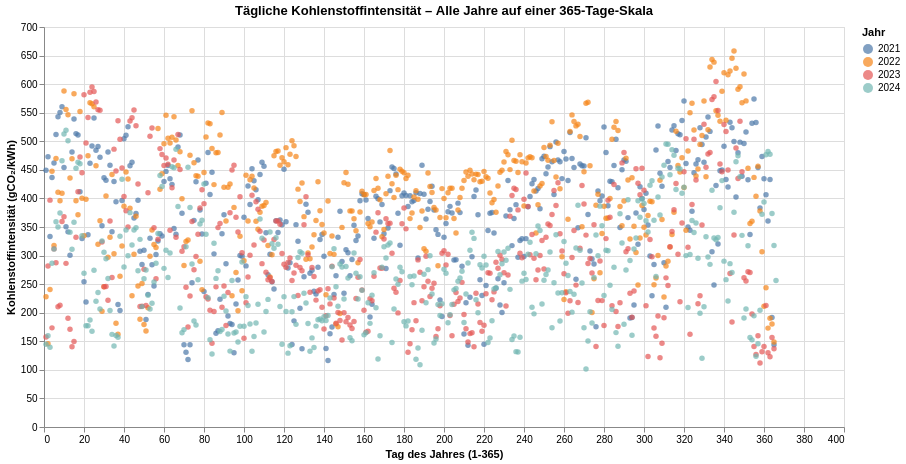

Notebook code for this chart:
### Code cell
import pandas as pd
import altair as alt

# Dateien einlesen
files = ["DE_2021_daily.csv", "DE_2022_daily.csv", "DE_2023_daily.csv", "DE_2024_daily.csv"]
df_list = [pd.read_csv(file) for file in files]

# Alle Jahre zusammenfügen
df = pd.concat(df_list, ignore_index=True)

# Datumsspalte umwandeln
df["Datetime (UTC)"] = pd.to_datetime(df["Datetime (UTC)"])
df["Year"] = df["Datetime (UTC)"].dt.year.astype(str)
df["DayOfYear"] = df["Datetime (UTC)"].dt.dayofyear  # Tag im Jahr (1-365)

# Dot Plot mit gemeinsamer Tagesachse für alle Jahre
chart = alt.Chart(df).mark_circle().encode(
    x=alt.X("DayOfYear:Q", title="Tag des Jahres (1-365)"),
    y=alt.Y("Carbon Intensity gCO₂eq/kWh (direct):Q", title="Kohlenstoffintensität (gCO₂/kWh)"),
    color=alt.Color("Year:N", title="Jahr"),  # Jedes Jahr bekommt eine eigene Farbe
    tooltip=["Datetime (UTC)", "Carbon Intensity gCO₂eq/kWh (direct)", "Year"]
).properties(
    title="Tägliche Kohlenstoffintensität – Alle Jahre auf einer 365-Tage-Skala",
    width=800,
    height=400
)

chart

### Figure 1 — Vega-Lite specification as saved in the notebook (floating-point values rounded to 4 significant figures; data arrays with more than 128 entries replaced by an {"elided": "..."} marker saying what was removed)
{"config": {"view": {"continuousWidth": 300, "continuousHeight": 300}}, "data": {"name": "data-3ffac50edae8191848eb7d5865c94c4c"}, "mark": {"type": "circle"}, "encoding": {"color": {"field": "Year", "title": "Jahr", "type": "nominal"}, "tooltip": [{"field": "Datetime (UTC)", "type": "temporal"}, {"field": "Carbon Intensity gCO₂eq/kWh (direct)", "type": "quantitative"}, {"field": "Year", "type": "nominal"}], "x": {"field": "DayOfYear", "title": "Tag des Jahres (1-365)", "type": "quantitative"}, "y": {"field": "Carbon Intensity gCO₂eq/kWh (direct)", "title": "Kohlenstoffintensität (gCO₂/kWh)", "type": "quantitative"}}, "height": 400, "title": "Tägliche Kohlenstoffintensität – Alle Jahre auf einer 365-Tage-Skala", "width": 800, "$schema": "https://vega.github.io/schema/vega-lite/v5.20.1.json", "datasets": {"data-3ffac50edae8191848eb7d5865c94c4c": {"elided": "1461 records"}}}
